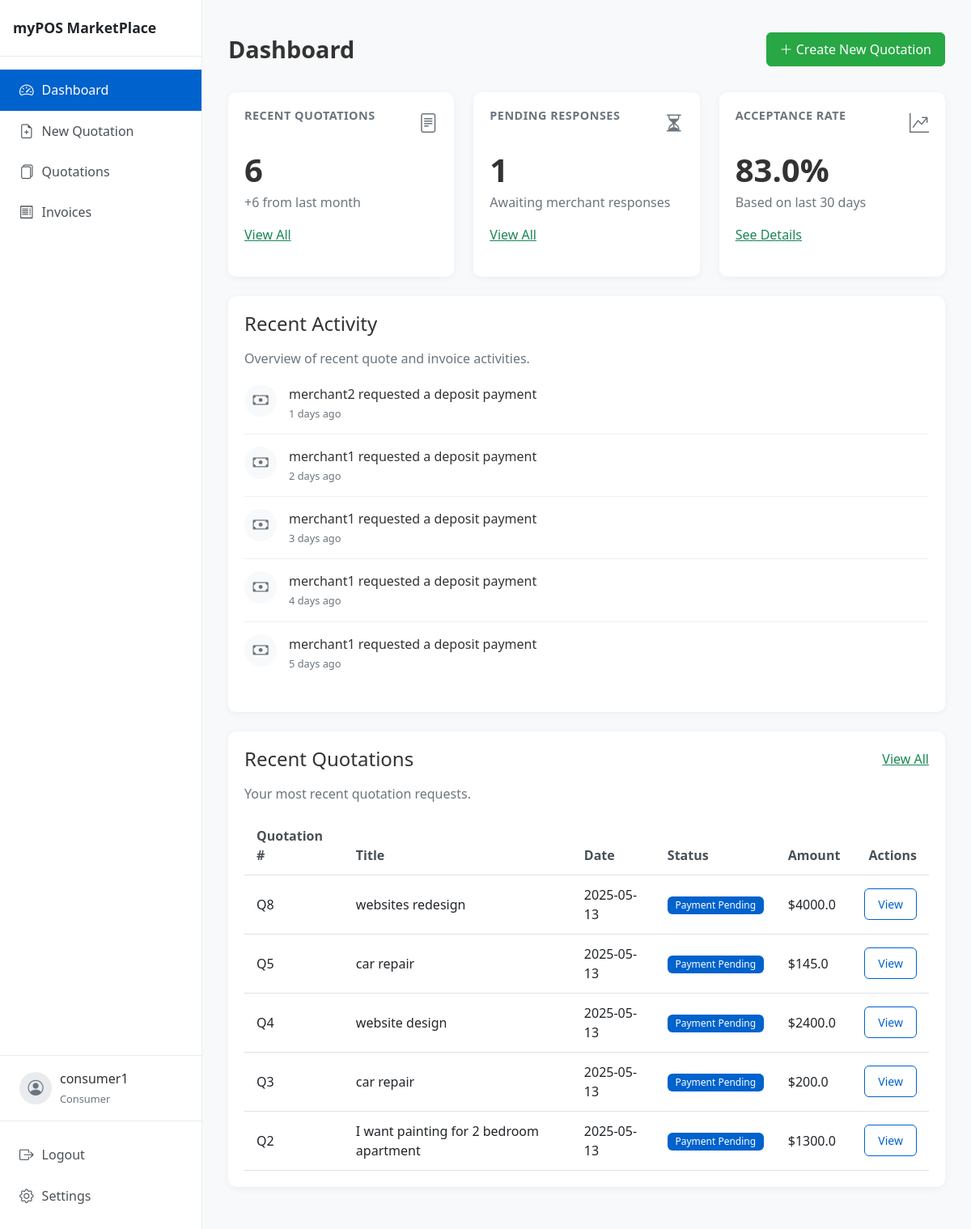
The page /consumer/dashboard (signed in) on the database its author committed.
### models/user.py (models this page shows, shortened)
class User(db.Model, UserMixin):
    id = db.Column(db.Integer, primary_key=True)
    username = db.Column(db.String(64), unique=True, nullable=False)
    email = db.Column(db.String(120), unique=True, nullable=False)
    password_hash = db.Column(db.String(128), nullable=False)
    role = db.Column(db.String(20), nullable=False)  # 'consumer' or 'merchant'
    created_at = db.Column(db.DateTime, default=db.func.current_timestamp())
    consumer_quotations = db.relationship('Quotation', backref='consumer', lazy=True, foreign_keys='Quotation.consumer_id')
    merchant_quotations = db.relationship('Quotation', backref='merchant', lazy=True, foreign_keys='Quotation.merchant_id')

### models/quotation.py (models this page shows, shortened)
class Quotation(db.Model):
    id = db.Column(db.Integer, primary_key=True)
    request_id = db.Column(db.String(50), nullable=True)  # Group related quotations
    title = db.Column(db.String(100), nullable=False)
    product_type = db.Column(db.String(50), nullable=False)
    description = db.Column(db.Text, nullable=False)
    budget = db.Column(db.Float, nullable=True)
    ai_generated_content = db.Column(db.Text, nullable=True)
    revised_amount = db.Column(db.Float, nullable=True)
    payment_terms = db.Column(db.Text, nullable=True)
    merchant_notes = db.Column(db.Text, nullable=True)
    status = db.Column(db.String(20), default='pending')  # pending, revised, deposit_requested, deposit_paid, completed
    consumer_id = db.Column(db.Integer, db.ForeignKey('user.id'), nullable=False)
    merchant_id = db.Column(db.Integer, db.ForeignKey('user.id'), nullable=False)
    created_at = db.Column(db.DateTime, default=datetime.utcnow)
    updated_at = db.Column(db.DateTime, default=datetime.utcnow, onupdate=datetime.utcnow)
    transactions = db.relationship('Transaction', backref='quotation', lazy=True)

### app.py (the view)
@app.route('/consumer/dashboard')
@login_required
def consumer_dashboard():
    if current_user.role != 'consumer':
        return redirect(url_for('index'))
    consolidated_quotations = get_consolidated_quotations_for_consumer(current_user.id)
    last_month = datetime.utcnow() - timedelta(days=30)
    recent_activities = []
    for i, quotation in enumerate(sorted(consolidated_quotations, key=lambda x: x.updated_at, reverse=True)[:5]):
        days_ago = i + 1
        activity_date = datetime.utcnow() - timedelta(days=days_ago)
        if quotation.status == 'pending':
            recent_activities.append({
                'type': 'quotation_created',
                'title': f'You created quotation "{quotation.title}"',
                'time': f'{days_ago} days ago'
            })
        elif quotation.status == 'revised':
            recent_activities.append({
                'type': 'quotation_responded',
                'title': f'{quotation.merchant.username} responded to your quotation',
                'time': f'{days_ago} days ago'
            })
        elif quotation.status == 'deposit_requested':
            recent_activities.append({
                'type': 'payment_requested',
                'title': f'{quotation.merchant.username} requested a deposit payment',
                'time': f'{days_ago} days ago'
            })
        elif quotation.status == 'deposit_paid':
            recent_activities.append({
                'type': 'payment_made',
                'title': f'You paid a deposit for "{quotation.title}"',
                'time': f'{days_ago} days ago'
            })
    consolidated_quotations.sort(key=lambda x: x.created_at, reverse=True)
    return render_template(
        'consumer/dashboard.html',
        quotations=consolidated_quotations,
        last_month=last_month,
        recent_activities=recent_activities
    )

### templates/consumer/dashboard.html (shortened to what this page needs)
{% extends "layout.html" %}
{% block content %}
<div class="dashboard-header d-flex justify-content-between align-items-center mb-4">
    <h1>Dashboard</h1>
    <a href="{{ url_for('create_quotation') }}" class="btn btn-success">
        <i class="bi bi-plus-lg"></i> Create New Quotation
    </a>
</div>
<div class="row mb-4">
    <div class="col-md-4">
        <div class="card stat-card">
            <div class="card-body">
                <div class="d-flex justify-content-between align-items-start mb-3">
                    <h3 class="card-title">Recent Quotations</h3>
                    <i class="bi bi-file-text stat-icon"></i>
                </div>
                <h2 class="display-4 mb-1">{{ quotations|length }}</h2>
                <p class="text-muted">+{{ quotations|selectattr('created_at', 'gt', last_month)|list|length }} from last month</p>
                <div class="mt-3">
                    <a href="{{ url_for('consumer_dashboard') }}" class="text-success">View All</a>
                </div>
            </div>
        </div>
    </div>
    <div class="col-md-4">
        <div class="card stat-card">
            <div class="card-body">
                <div class="d-flex justify-content-between align-items-start mb-3">
                    <h3 class="card-title">Pending Responses</h3>
                    <i class="bi bi-hourglass-split stat-icon"></i>
                </div>
                <h2 class="display-4 mb-1">{{ quotations|selectattr('status', 'equalto', 'pending')|list|length }}</h2>
                <p class="text-muted">Awaiting merchant responses</p>
                <div class="mt-3">
                    <a href="{{ url_for('consumer_dashboard') }}" class="text-success">View All</a>
                </div>
            </div>
        </div>
    </div>
    <div class="col-md-4">
        <div class="card stat-card">
            <div class="card-body">
                <div class="d-flex justify-content-between align-items-start mb-3">
                    <h3 class="card-title">Acceptance Rate</h3>
                    <i class="bi bi-graph-up-arrow stat-icon"></i>
                </div>
                {% set pending_count = quotations|selectattr('status', 'equalto', 'pending')|list|length %}
                {% set responded_count = quotations|selectattr('status', 'ne', 'pending')|list|length %}
                {% set acceptance_rate = (responded_count / (responded_count + pending_count) * 100)|round if (responded_count + pending_count) > 0 else 0 %}
                <h2 class="display-4 mb-1">{{ acceptance_rate }}%</h2>
                <p class="text-muted">Based on last 30 days</p>
                <div class="mt-3">
                    <a href="#" class="text-success">See Details</a>
                </div>
            </div>
        </div>
    </div>
</div>
<div class="card mb-4">
    <div class="card-body">
        <h2 class="h4 mb-3">Recent Activity</h2>
        <p class="text-muted">Overview of recent quote and invoice activities.</p>
        {% if recent_activities %}
            <div class="activity-timeline">
                {% for activity in recent_activities %}
                    <div class="activity-item">
                        <div class="activity-icon">
                            {% if activity.type == 'quotation_created' %}
                                <i class="bi bi-file-plus"></i>
                            {% elif activity.type == 'quotation_responded' %}
                                <i class="bi bi-reply"></i>
                            {% elif activity.type == 'payment_requested' %}
                                <i class="bi bi-cash"></i>
                            {% elif activity.type == 'payment_made' %}
                                <i class="bi bi-credit-card"></i>
                            {% endif %}
                        </div>
                        <div class="activity-content">
                            <div class="activity-title">{{ activity.title }}</div>
                            <div class="activity-time">{{ activity.time }}</div>
                        </div>
                    </div>
                {% endfor %}
            </div>
        {% else %}
            <div class="text-center py-4 text-muted">
                <i class="bi bi-calendar3 fs-1"></i>
                <p class="mt-2">No recent activity to display.</p>
            </div>
        {% endif %}
    </div>
</div>
<div class="card">
    <div class="card-body">
        <div class="d-flex justify-content-between align-items-center mb-3">
            <h2 class="h4 mb-0">Recent Quotations</h2>
            <a href="{{ url_for('consumer_dashboard') }}" class="text-success">View All</a>
        </div>
        <p class="text-muted">Your most recent quotation requests.</p>
        {% if quotations %}
            <div class="table-responsive">
                <table class="table table-hover">
                    <thead>
                        <tr>
                            <th>Quotation #</th>
                            <th>Title</th>
                            <th>Date</th>
                            <th>Status</th>
                            <th>Amount</th>
                            <th class="text-end">Actions</th>
                        </tr>
                    </thead>
                    <tbody>
                        {% for quotation in quotations[:5] %}
                            <tr>
                                <td>Q{{ quotation.id }}</td>
                                <td>{{ quotation.title }}</td>
                                <td>{{ quotation.created_at.strftime('%Y-%m-%d') }}</td>
                                <td>
                                    {% if quotation.status == 'pending' %}
                                        <span class="badge bg-warning text-dark">Pending</span>
                                    {% elif quotation.status == 'revised' %}
                                        <span class="badge bg-info">Revised</span>
                                    {% elif quotation.status == 'deposit_requested' %}
                                        <span class="badge bg-primary">Payment Pending</span>
                                    {% elif quotation.status == 'deposit_paid' %}
                                        <span class="badge bg-success">Deposit Paid</span>
                                    {% elif quotation.status == 'completed' %}
                                        <span class="badge bg-secondary">Completed</span>
                                    {% endif %}
                                </td>
                                <td>
                                    {% if quotation.revised_amount %}
                                        ${{ quotation.revised_amount }}
                                    {% else %}
                                        --
                                    {% endif %}
                                </td>
                                <td class="text-end">
                                    <a href="{{ url_for('view_quotation', quotation_id=quotation.id) }}" class="btn btn-sm btn-outline-primary">View</a>
                                </td>
                            </tr>
                        {% endfor %}
                    </tbody>
                </table>
            </div>
        {% else %}
            <div class="alert alert-info">
                <p class="mb-0">You haven't created any quotations yet.</p>
                <a href="{{ url_for('create_quotation') }}" class="btn btn-sm btn-primary mt-2">Create your first quotation</a>
            </div>
        {% endif %}
    </div>
</div>
{% endblock %}
{% block head %}
<link rel="stylesheet" href="https://cdn.jsdelivr.net/npm/bootstrap-icons@1.10.5/font/bootstrap-icons.css">
{% endblock %}

### templates/layout.html (shortened to what this page needs)
<!DOCTYPE html>
<html lang="en">
<head>
    <link rel="stylesheet" href="https://cdn.jsdelivr.net/npm/bootstrap@5.2.3/dist/css/bootstrap.min.css">
    <link rel="stylesheet" href="https://cdn.jsdelivr.net/npm/bootstrap-icons@1.10.5/font/bootstrap-icons.css">
    <link rel="stylesheet" href="{{ url_for('static', filename='css/styles.css') }}">
    {% block head %}{% endblock %}
</head>
<body>
    <div class="page-container">
        {% if current_user.is_authenticated %}
        <div class="sidebar">
            <div class="sidebar-header">
                <h1 class="sidebar-brand">myPOS MarketPlace</h1>
            </div>
            <div class="sidebar-menu">
                <a href="{{ url_for('consumer_dashboard' if current_user.role == 'consumer' else 'merchant_dashboard') }}" class="sidebar-item {% if request.endpoint.endswith('dashboard') %}active{% endif %}">
                    <i class="bi bi-speedometer2"></i> <span>Dashboard</span>
                </a>
                {% if current_user.role == 'consumer' %}
                <a href="{{ url_for('create_quotation') }}" class="sidebar-item {% if request.endpoint == 'create_quotation' %}active{% endif %}">
                    <i class="bi bi-file-earmark-plus"></i> <span>New Quotation</span>
                </a>
                {% endif %}
                <a href="{{ url_for('consumer_quotations' if current_user.role == 'consumer' else 'merchant_quotations') }}" class="sidebar-item {% if request.endpoint.endswith('quotations') %}active{% endif %}">
                    <i class="bi bi-files"></i> <span>Quotations</span>
                </a>
                <a href="#" class="sidebar-item {% if request.endpoint.endswith('invoices') %}active{% endif %}">
                    <i class="bi bi-receipt"></i> <span>Invoices</span>
                </a>
            </div>
            <div class="user-profile">
                <div class="user-avatar">
                    <i class="bi bi-person-circle"></i>
                </div>
                <div class="user-info">
                    <p class="user-name">{{ current_user.username }}</p>
                    <small class="user-role">{{ current_user.role|capitalize }}</small>
                </div>
            </div>
            <div class="sidebar-footer">
                <a href="{{ url_for('logout') }}" class="sidebar-item">
                    <i class="bi bi-box-arrow-right"></i> <span>Logout</span>
                </a>
                <a href="#" class="sidebar-item">
                    <i class="bi bi-gear"></i> <span>Settings</span>
                </a>
            </div>
        </div>
        <div class="content-wrapper">
            {% block content %}{% endblock %}
        </div>
        {% endif %}
    </div>
</body>
</html>

### rows shown on the page
User: username "consumer1", role "Consumer"
Quotation: id "8", title "websites redesign", created_at "2025-05-13", shows "Payment Pending", revised_amount "4000.0"
Quotation: id "5", title "car repair", created_at "2025-05-13", shows "Payment Pending", revised_amount "145.0"
Quotation: id "4", title "website design", created_at "2025-05-13", shows "Payment Pending", revised_amount "2400.0"
Quotation: id "3", title "car repair", created_at "2025-05-13", shows "Payment Pending", revised_amount "200.0"
Quotation: id "2", title "I want painting for 2 bedroom apartment", created_at "2025-05-13", shows "Payment Pending", revised_amount "1300.0"

### other values the page prints
{{ quotations|length }} "6"
{{ quotations|selectattr('created_at', 'gt', last_month)|list|length }} "6"
{{ quotations|selectattr('status', 'equalto', 'pending')|list|length }} "1"
{{ acceptance_rate }} "83.0"
{{ activity.title }} "merchant2 requested a deposit payment" "merchant1 requested a deposit payment" "merchant1 requested a deposit payment" "merchant1 requested a deposit payment" "merchant1 requested a deposit payment"
{{ activity.time }} "1 days ago" "2 days ago" "3 days ago" "4 days ago" "5 days ago"
